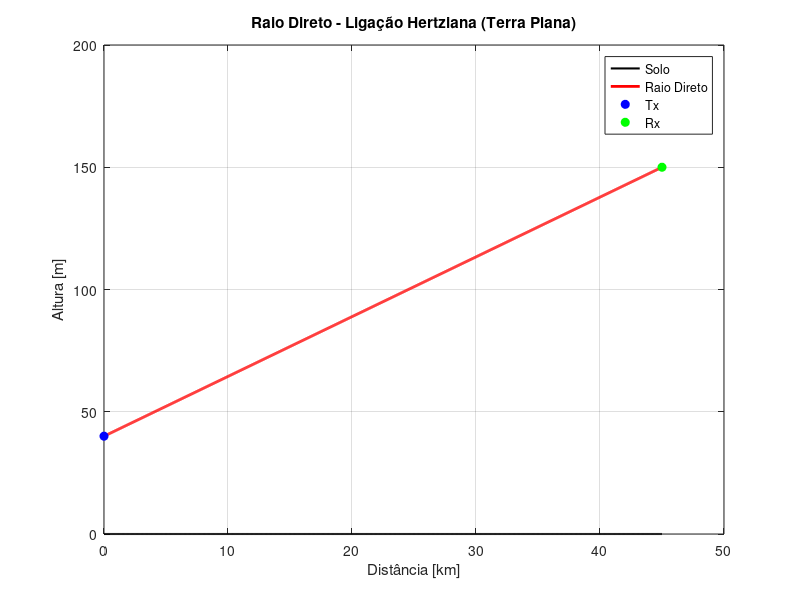

Recreate this plot in MATLAB.

%--- Dados da Ligação ---
d = 45e3;        % distância entre antenas [m]
h_tx = 40;       % altura da antena transmissora [m]
h_rx = 150;      % altura da antena recetora [m]

% --- Perfil em Terra Plana ---
x = linspace(0,d,1000);   % eixo horizontal (distância)
y_terra = zeros(size(x)); % Terra plana -> linha a 0 m

% --- Raio Direto ---
y_raio = h_tx + (h_rx-h_tx)*(x/d); % equação da reta





%PLOT1%

figure;
plot(x/1000, y_terra, 'k', 'LineWidth',1.5); hold on;   % solo
plot(x/1000, y_raio, 'r', 'LineWidth',2);               % raio direto
plot(0,h_tx,'bo','MarkerFaceColor','b');                % transmissor
plot(d/1000,h_rx,'go','MarkerFaceColor','g');           % recetor

xlabel('Distância [km]');
ylabel('Altura [m]');
title('Raio Direto - Ligação Hertziana (Terra Plana)');
legend('Solo','Raio Direto','Tx','Rx','Location','Best');
grid on;
